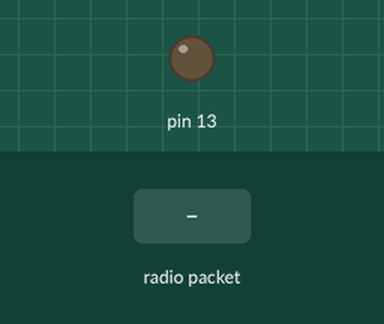
Bench run of a sketch on a simulated Arduino Uno, built with avr-gcc and run on an emulated ATmega328P. On the bench: output pins drawn as LEDs (lit = HIGH). The test bench sets the inputs (shaded band). No radio packets arrive unless stated; what the sketch prints to the serial monitor is not drawn.

Above: at 1.2 s.
1.3 s: radio packet "1" arrives
Timing chart, 0 to 4.3 s (numbered marks = the images above; inputs shaded):
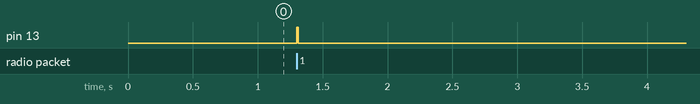

Measured:
- after the input at 1.3 s, pin 13: LOW → HIGH at once, → LOW 0.01 s later

The sketch:

receiver.ino
```cpp
// (licence header left out)
#include <VirtualWire.h>

void setup() {
   Serial.begin(9600);
   pinMode(13, OUTPUT);

   // Initialise the IO and ISR
   vw_set_ptt_inverted(true); // Required for receiver
   vw_setup(2000);    // Bits per sec
   vw_set_rx_pin(3);
   vw_rx_start();       // Start the receiver PLL running
}


void loop() {
   uint8_t buf[VW_MAX_MESSAGE_LEN];
   uint8_t buflen = VW_MAX_MESSAGE_LEN;

   if (vw_get_message(buf, &buflen)) { // Non-blocking
      digitalWrite(13, HIGH); // Flash a light to show received good message

      int i;
      for (i = 0; i < buflen; i++) {
         Serial.write(buf[i]);
      }

      Serial.println("");
      delay(10);
      digitalWrite(13, LOW);
   }
}
```
